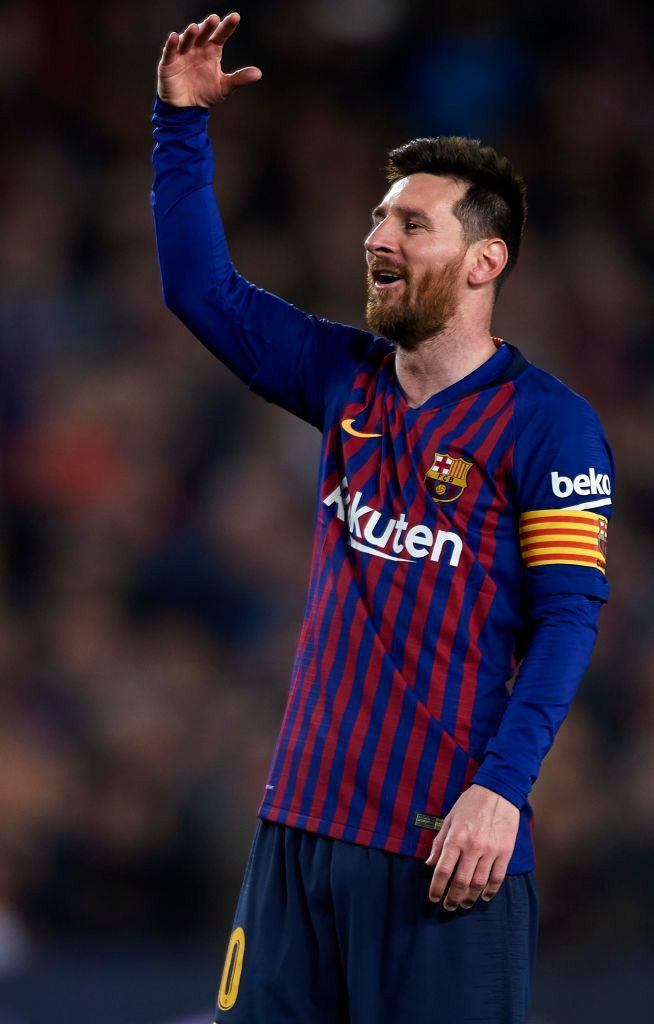
#> input picture Concepts_with_doc/dataset/messi.jpg, 654 x 1024 px, found by its file name
$ python 04_slice_image.py
#> lines starting #> are read from the running program, lines starting #| are printed output that depends on the picture
import cv2 as cv

image = cv.imread('D:/Computer_Vision_learning/Concepts_with_doc/dataset/messi.jpg')
#> image is the input picture: shape (1024, 654, 3); mean B, G, R 47, 32.9, 44.4

#image[350:450, 300:400] = (0, 0, 255)

image2 = image[200: 400, 200: 400]
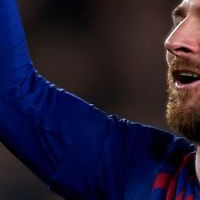
#> image2: shape (200, 200, 3); mean B, G, R 48.5, 26, 31.9

cv.imshow('display cropped image', image2)

cv.waitKey(0)
cv.destroyAllWindows()
